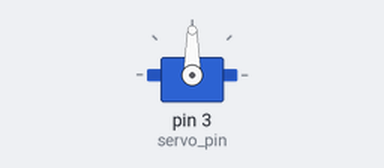
Bench run of a sketch on a simulated Arduino Uno, built with avr-gcc and run on an emulated ATmega328P. Parts: servo. Random numbers use the default seed unless the sketch sets one; what the sketch prints to the serial monitor is not drawn.

Above: at 0.1 s.
At 9.86 s:
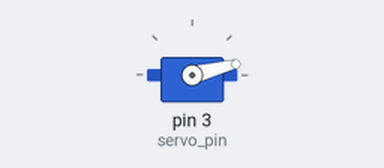
At 19.77 s:
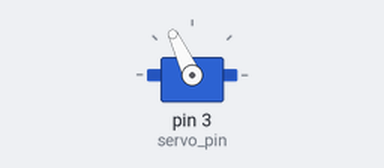
At 39.66 s:
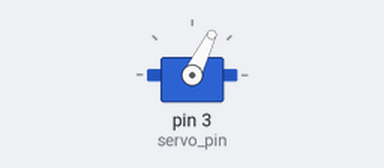
Timing chart, 0 to 40.0 s (numbered marks = the images above):
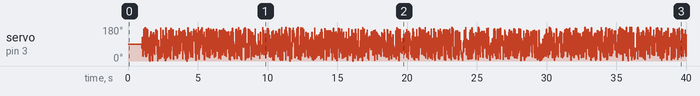

The sketch:

Servo_random_position.ino
```cpp
/*
 Programmed by Nathan Villicana-Shaw in the Fall of 2018 for
 the California College of the Arts Interaction Design department.

 PLEASE NOTE
 ------------
 This code will randomly position the arm on a servo every 1 second

 This code assumes that the servo exhibits 180 degrees of possible rotation
 please modify the code if you are using a different type of servo
 */

#include <Servo.h>

const int servo_pin = 3;


Servo my_servo;

// to keep track of time
const unsigned long position_delay = 1000; // the number of ms between readings
unsigned long last_position_time = 0; // the last time the soft pot was read

void setup() {
  my_servo.attach(servo_pin);
  Serial.begin(57600);
}

void loop() {
  unsigned long now = millis();
  if (now > last_position_time + position_delay) {
    int pos = random(0,180);
    Serial.println(pos);
    my_servo.write(pos);
  }
}
```
